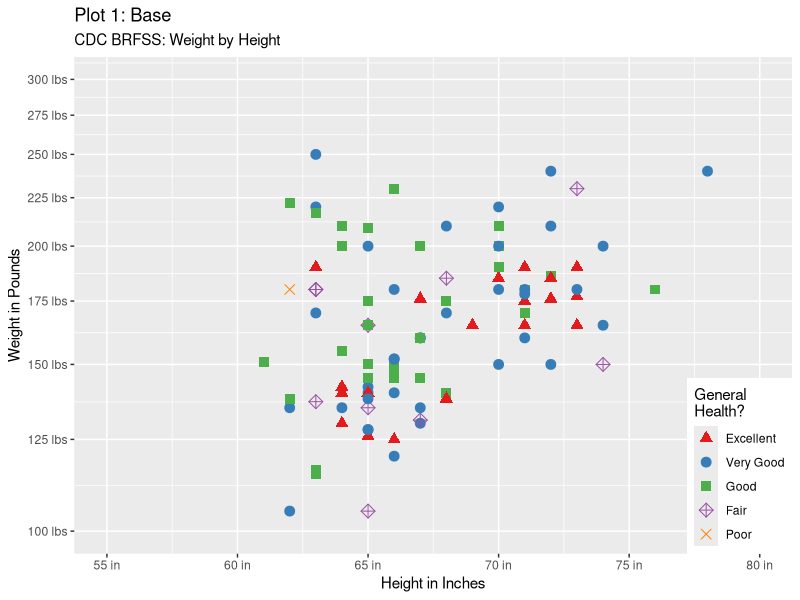
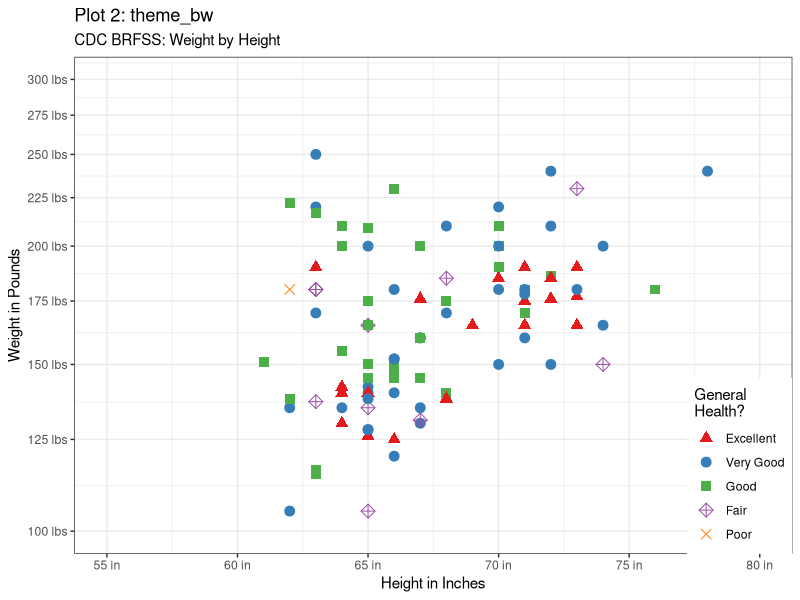
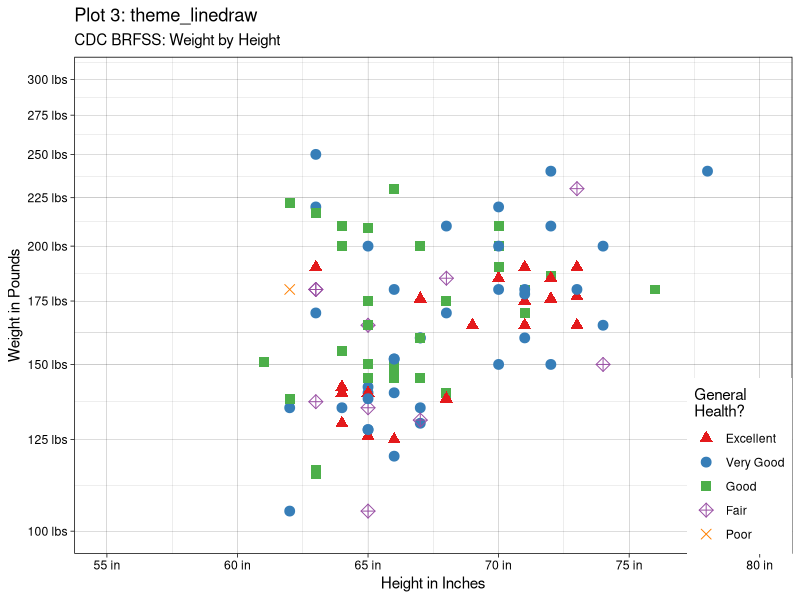
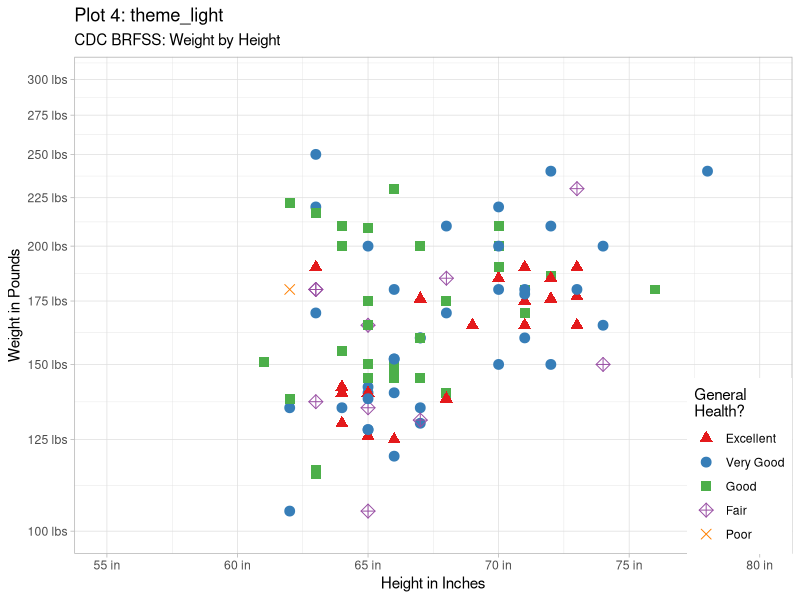
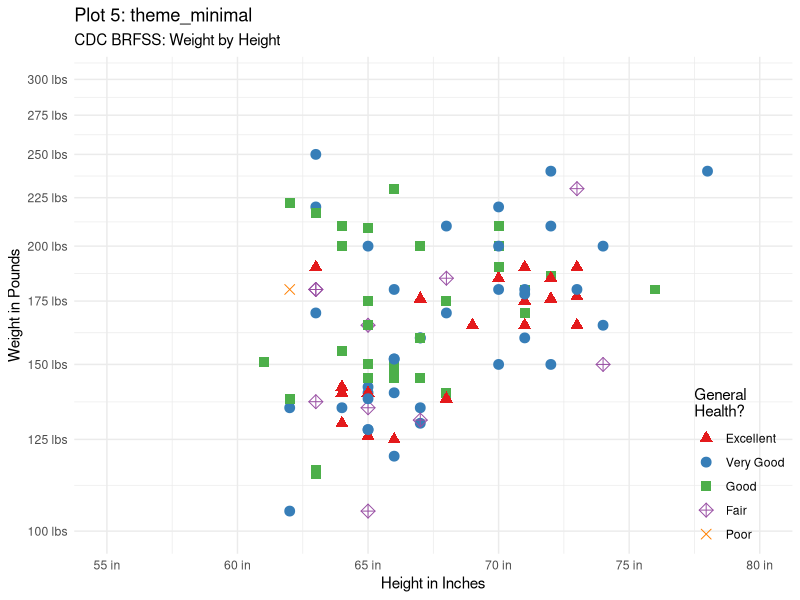
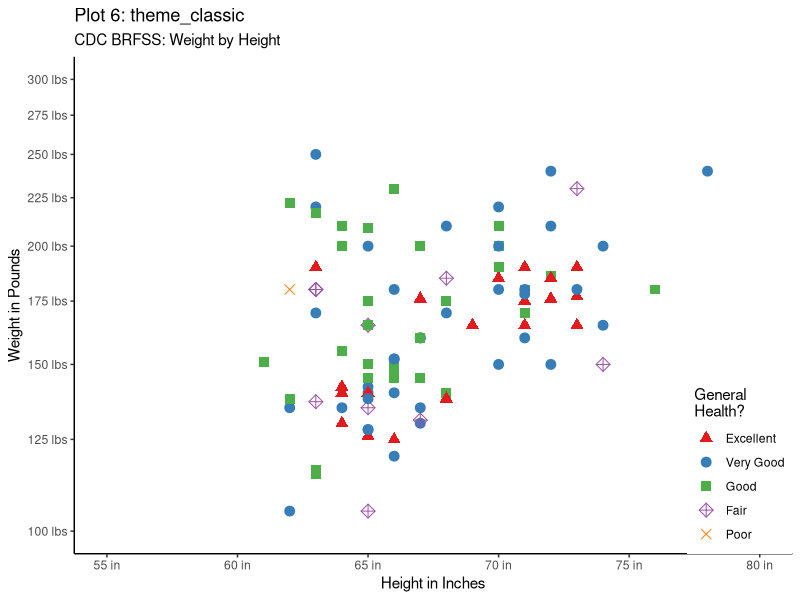
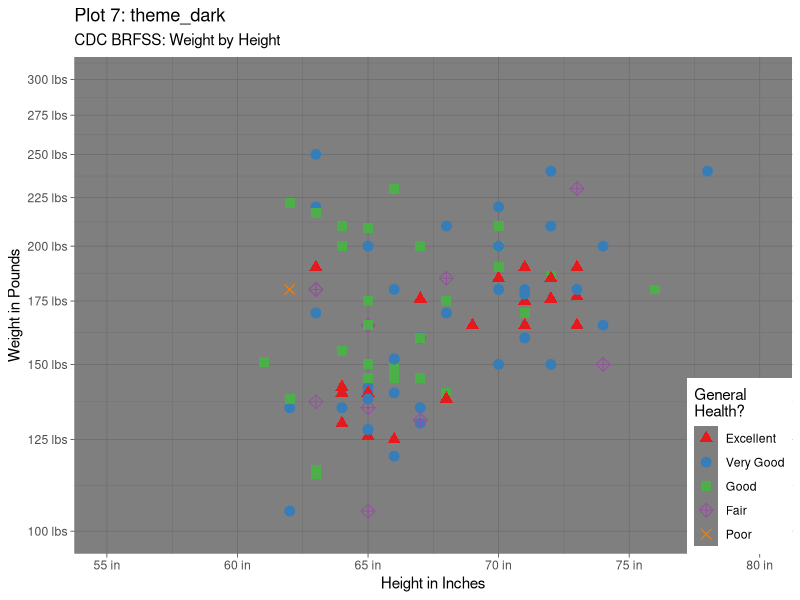
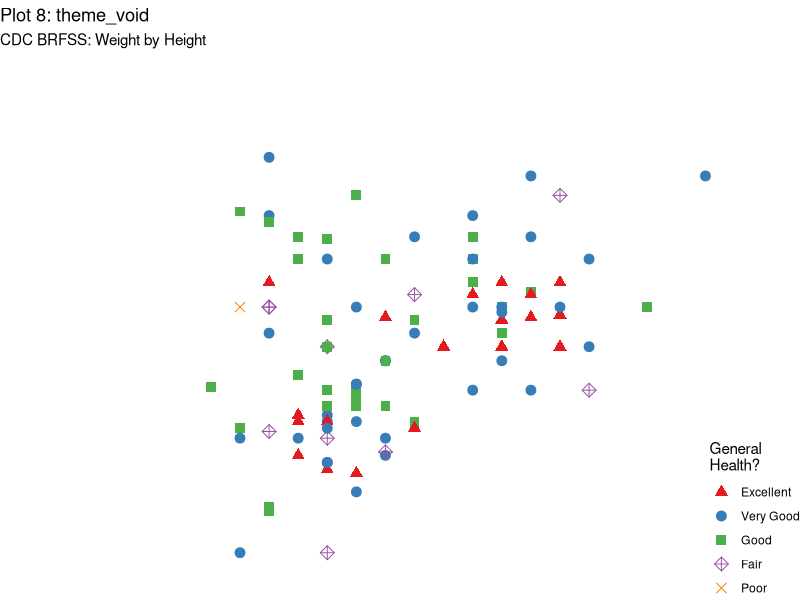

These figures' R source, in order:
## ---- chunk 1
library(knitr)
opts_chunk$set(dpi = 300)
## ---- chunk 2
# Load package(s)
library(tidyverse)
library(gridExtra)

# Read in the cdc dataset
cdc <- read_delim(file = "data/cdc.txt", delim = "|") %>%
  mutate(genhlth = factor(genhlth,
    levels = c("excellent", "very good", "good", "fair", "poor"),
    labels = c("Excellent", "Very Good", "Good", "Fair", "Poor")
  ))

# Set seed
set.seed(8221984)

# Selecting a random subset of size 100
cdc_small <- cdc %>% sample_n(100)
## ---- chunk 3
# Building plot
base <- ggplot(data = cdc_small, aes(x = height, y = weight)) +
  geom_point(size = 3, aes(shape = genhlth, color = genhlth)) +
  scale_y_continuous(
    name = "Weight in Pounds",
    limits = c(100, 300),
    breaks = seq(100, 350, 25),
    trans = "log10",
    labels = scales::unit_format(unit = "lbs")
  ) +
  scale_x_continuous(
    name = "Height in Inches",
    limits = c(55, 80),
    breaks = seq(55, 80, 5),
    labels = scales::unit_format(unit = "in", accuracy = 1)
  ) +
  scale_shape_manual(
    name = "General\nHealth?",
    labels = c("Excellent", "Very Good", "Good", "Fair", "Poor"),
    values = c(17, 19, 15, 9, 4)
  ) +
  scale_color_brewer(
    name = "General\nHealth?",
    labels = c("Excellent", "Very Good", "Good", "Fair", "Poor"),
    palette = "Set1"
  ) +
  labs(subtitle = "CDC BRFSS: Weight by Height")

legend_theme <- function(...){
  theme(
    legend.position = c(1, 0),
    legend.justification = c(1, 0)
  )
}
## ---- chunk 4
p1 <- base + ggtitle("Plot 1: Base") + legend_theme()
p1

p2 <- base + theme_bw() + ggtitle("Plot 2: theme_bw") + legend_theme()
p2 

p3 <- base + theme_linedraw() + ggtitle("Plot 3: theme_linedraw") + legend_theme()
p3

p4 <- base + theme_light() + ggtitle("Plot 4: theme_light") + legend_theme()
p4

p5 <- base + theme_minimal() + ggtitle("Plot 5: theme_minimal") + legend_theme()
p5

p6 <- base + theme_classic() + ggtitle("Plot 6: theme_classic") + legend_theme()
p6

p7 <- base + theme_dark() + ggtitle("Plot 7: theme_dark") + legend_theme()
p7

p8 <- base + theme_void() + ggtitle("Plot 8: theme_void") + legend_theme()
p8

## ---- chunk 5
base + 
    theme(
      legend.position = c(1, 0)
    , legend.justification = c(1, 0)
    , axis.title = element_text(color="blue", face = "bold")
    , axis.text = element_text(color = "red", angle = -90)
    , axis.ticks.length = unit(1, "in")
    , panel.grid.major = element_line(color = "black", size = .5)
    , panel.grid.minor = element_line(color="white", size = 4, linetype="dotted")
    , panel.background = element_rect(fill="yellow")
    , plot.background = element_rect(color="darkgreen", fill="purple", size = 10)
    , plot.subtitle = element_text(size = 20, family="serif", face="italic")
    , legend.background = element_rect(fill="lemonchiffon", color="grey50", size = 1, linetype="dashed")
  )
  
